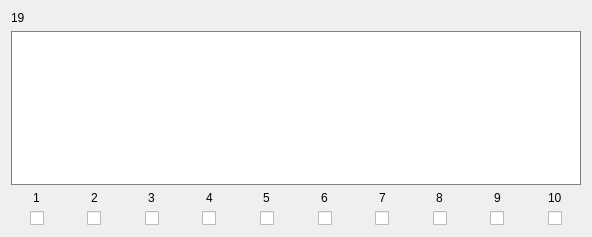
            <widget class="QWidget" name="scrollAreaWidgetContents_177">
             <property name="geometry">
              <rect>
               <x>0</x>
               <y>0</y>
               <width>592</width>
               <height>237</height>
              </rect>
             </property>
             <layout class="QVBoxLayout" name="verticalLayout_117">
              <item>
               <widget class="QLabel" name="Name_19">
                <property name="text">
                 <string>19</string>
                </property>
               </widget>
              </item>
              <item>
               <widget class="QTextEdit" name="Text_19">
                <property name="styleSheet">
                 <string notr="true">border: 1px solid gray</string>
                </property>
               </widget>
              </item>
              <item>
               <layout class="QHBoxLayout" name="horizontalLayout_23">
                <property name="bottomMargin">
                 <number>0</number>
                </property>
                <item>
                 <layout class="QVBoxLayout" name="verticalLayout_213">
                  <property name="rightMargin">
                   <number>0</number>
                  </property>
                  <property name="bottomMargin">
                   <number>0</number>
                  </property>
                  <item alignment="Qt::AlignHCenter">
                   <widget class="QLabel" name="label_192">
                    <property name="text">
                     <string>1</string>
                    </property>
                   </widget>
                  </item>
                  <item alignment="Qt::AlignHCenter">
                   <widget class="QCheckBox" name="Check_19_1">
                    <property name="text">
                     <string/>
                    </property>
                   </widget>
                  </item>
                 </layout>
                </item>
                <item>
                 <layout class="QVBoxLayout" name="verticalLayout_214">
                  <property name="rightMargin">
                   <number>0</number>
                  </property>
                  <property name="bottomMargin">
                   <number>0</number>
                  </property>
                  <item alignment="Qt::AlignHCenter">
                   <widget class="QLabel" name="label_193">
                    <property name="text">
                     <string>2</string>
                    </property>
                   </widget>
                  </item>
                  <item alignment="Qt::AlignHCenter">
                   <widget class="QCheckBox" name="Check_19_2">
                    <property name="text">
                     <string/>
                    </property>
                   </widget>
                  </item>
                 </layout>
                </item>
                <item>
                 <layout class="QVBoxLayout" name="verticalLayout_215">
                  <property name="rightMargin">
                   <number>0</number>
                  </property>
                  <property name="bottomMargin">
                   <number>0</number>
                  </property>
                  <item alignment="Qt::AlignHCenter">
                   <widget class="QLabel" name="label_194">
                    <property name="text">
                     <string>3</string>
                    </property>
                   </widget>
                  </item>
                  <item alignment="Qt::AlignHCenter">
                   <widget class="QCheckBox" name="Check_19_3">
                    <property name="text">
                     <string/>
                    </property>
                   </widget>
                  </item>
                 </layout>
                </item>
                <item>
                 <layout class="QVBoxLayout" name="verticalLayout_216">
                  <property name="rightMargin">
                   <number>0</number>
                  </property>
                  <property name="bottomMargin">
                   <number>0</number>
                  </property>
                  <item alignment="Qt::AlignHCenter">
                   <widget class="QLabel" name="label_195">
                    <property name="text">
                     <string>4</string>
                    </property>
                   </widget>
                  </item>
                  <item alignment="Qt::AlignHCenter">
                   <widget class="QCheckBox" name="Check_19_4">
                    <property name="text">
                     <string/>
                    </property>
                   </widget>
                  </item>
                 </layout>
                </item>
                <item>
                 <layout class="QVBoxLayout" name="verticalLayout_217">
                  <property name="rightMargin">
                   <number>0</number>
                  </property>
                  <property name="bottomMargin">
                   <number>0</number>
                  </property>
                  <item alignment="Qt::AlignHCenter">
                   <widget class="QLabel" name="label_196">
                    <property name="text">
                     <string>5</string>
                    </property>
                   </widget>
                  </item>
                  <item alignment="Qt::AlignHCenter">
                   <widget class="QCheckBox" name="Check_19_5">
                    <property name="text">
                     <string/>
                    </property>
                   </widget>
                  </item>
                 </layout>
                </item>
                <item>
                 <layout class="QVBoxLayout" name="verticalLayout_218">
                  <property name="rightMargin">
                   <number>0</number>
                  </property>
                  <property name="bottomMargin">
                   <number>0</number>
                  </property>
                  <item alignment="Qt::AlignHCenter">
                   <widget class="QLabel" name="label_197">
                    <property name="text">
                     <string>6</string>
                    </property>
                   </widget>
                  </item>
                  <item alignment="Qt::AlignHCenter">
                   <widget class="QCheckBox" name="Check_19_6">
                    <property name="text">
                     <string/>
                    </property>
                   </widget>
                  </item>
                 </layout>
                </item>
                <item>
                 <layout class="QVBoxLayout" name="verticalLayout_219">
                  <property name="rightMargin">
                   <number>0</number>
                  </property>
                  <property name="bottomMargin">
                   <number>0</number>
                  </property>
                  <item alignment="Qt::AlignHCenter">
                   <widget class="QLabel" name="label_198">
                    <property name="text">
                     <string>7</string>
                    </property>
                   </widget>
                  </item>
                  <item alignment="Qt::AlignHCenter">
                   <widget class="QCheckBox" name="Check_19_7">
                    <property name="text">
                     <string/>
                    </property>
                   </widget>
                  </item>
                 </layout>
                </item>
                <item>
                 <layout class="QVBoxLayout" name="verticalLayout_220">
                  <property name="rightMargin">
                   <number>0</number>
                  </property>
                  <property name="bottomMargin">
                   <number>0</number>
                  </property>
                  <item alignment="Qt::AlignHCenter">
                   <widget class="QLabel" name="label_199">
                    <property name="text">
                     <string>8</string>
                    </property>
                   </widget>
                  </item>
                  <item alignment="Qt::AlignHCenter">
                   <widget class="QCheckBox" name="Check_19_8">
                    <property name="text">
                     <string/>
                    </property>
                   </widget>
                  </item>
                 </layout>
                </item>
                <item>
                 <layout class="QVBoxLayout" name="verticalLayout_221">
                  <property name="rightMargin">
                   <number>0</number>
                  </property>
                  <property name="bottomMargin">
                   <number>0</number>
                  </property>
                  <item alignment="Qt::AlignHCenter">
                   <widget class="QLabel" name="label_200">
                    <property name="text">
                     <string>9</string>
                    </property>
                   </widget>
                  </item>
                  <item alignment="Qt::AlignHCenter">
                   <widget class="QCheckBox" name="Check_19_9">
                    <property name="text">
                     <string/>
                    </property>
                   </widget>
                  </item>
                 </layout>
                </item>
                <item>
                 <layout class="QVBoxLayout" name="verticalLayout_222">
                  <property name="rightMargin">
                   <number>0</number>
                  </property>
                  <property name="bottomMargin">
                   <number>0</number>
                  </property>
                  <item alignment="Qt::AlignHCenter">
                   <widget class="QLabel" name="label_201">
                    <property name="text">
                     <string>10</string>
                    </property>
                   </widget>
                  </item>
                  <item alignment="Qt::AlignHCenter">
                   <widget class="QCheckBox" name="Check_19_10">
                    <property name="text">
                     <string/>
                    </property>
                   </widget>
                  </item>
                 </layout>
                </item>
               </layout>
              </item>
             </layout>
            </widget>
